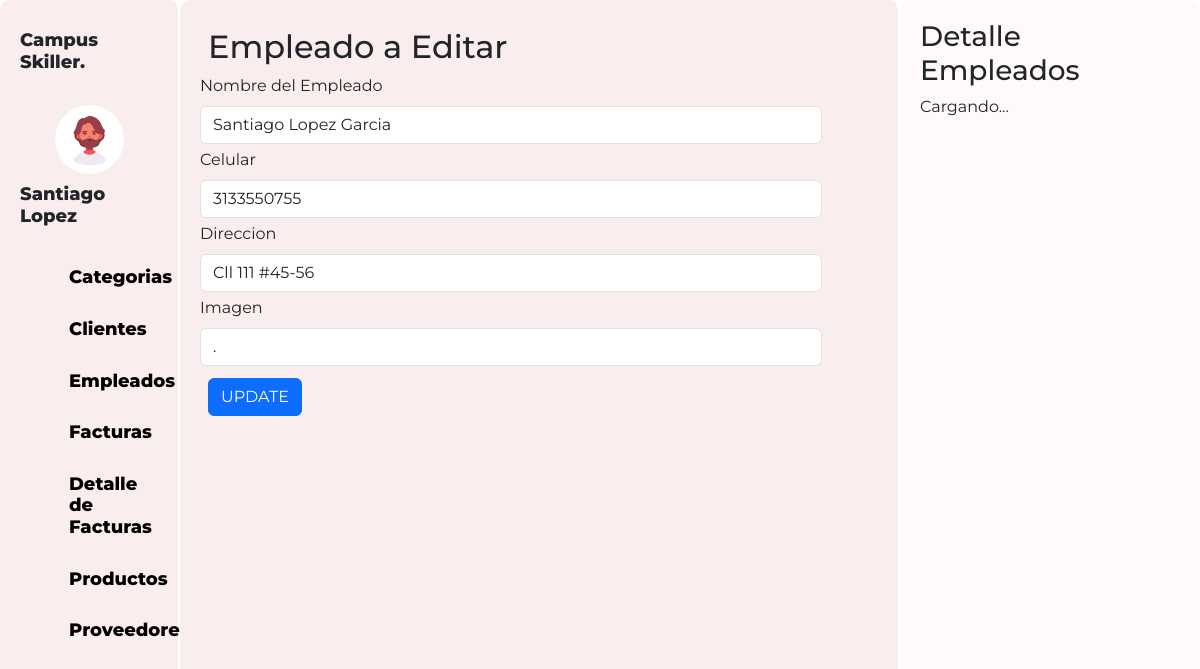
Before: /Empleados/editarEmpleados.php?Empleados_ID=1 with the older database file.
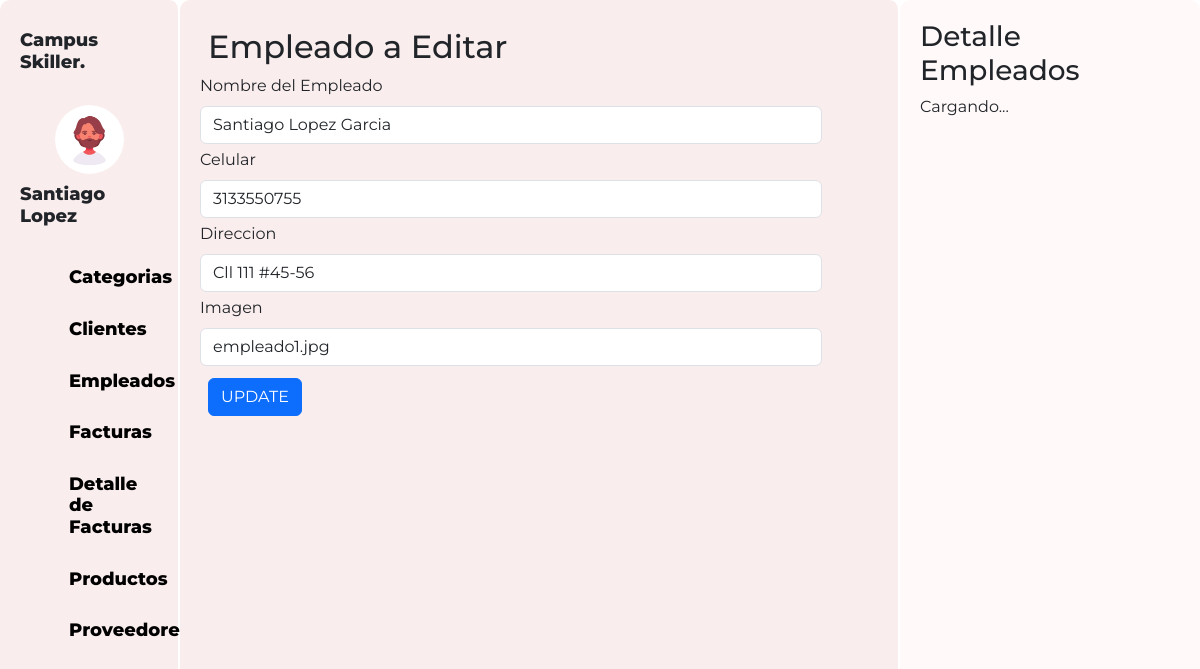
After: the same page with the newer database file.
### tables this page shows
CREATE TABLE `empleados` (
  `Empleados_ID` int PRIMARY KEY AUTO_INCREMENT NOT NULL,
  `Nombre` varchar(60) NOT NULL,
  `Celular` bigint NOT NULL,
  `Direccion` varchar(60) NOT NULL,
  `Imagen` mediumblob NOT NULL
);

### Empleados/empleado.php (called while the page is built, shortened)
<?php
    class Empleado{
        private $Empleados_ID ;
        protected $dbCnx;
        public function __construct($Empleados_ID=0,$Nombre="",$Celular="",$Direccion="",$Imagen=""){
            $this->Empleados_ID = $Empleados_ID;
            $this->dbCnx = new PDO(DB_TYPE . ":host=" . DB_HOST . ";dbname=" . DB_NAME, DB_USER, DB_PWD, [PDO::ATTR_DEFAULT_FETCH_MODE => PDO::FETCH_ASSOC]);
        }
        public function setEmpleados_ID($Empleados_ID){
            $this->Empleados_ID = $Empleados_ID;
        }
        public function selectOne(){
            try {
                $stm = $this->dbCnx->prepare("SELECT * FROM empleados WHERE Empleados_ID=?");
                $stm->execute([$this->Empleados_ID]);
                return $stm->fetchAll();
            } catch (Exception $e) {
                $e -> getMessage();
            }
        }
    }
?>

### Empleados/editarEmpleados.php (the view, shortened to what this page needs)
<?php
    require_once("empleado.php");
    $data = new Empleado();
    $Empleados_ID = $_GET['Empleados_ID'];
    $data->setEmpleados_ID($Empleados_ID);
    $record = $data->selectOne();
    $val = $record[0];
    $imagenPath = "../images/";
    $imagenes = scandir($imagenPath);
?>
<!DOCTYPE html>
<html>
<head>
  <link rel="stylesheet" href="https://cdn.jsdelivr.net/npm/bootstrap-icons@1.10.5/font/bootstrap-icons.css%22%3E">
  <link href="https://cdn.jsdelivr.net/npm/bootstrap@5.3.0-alpha3/dist/css/bootstrap.min.css" rel="stylesheet"
>
  <link rel="stylesheet" type="text/css" href="../css/estudiantes.css">
</head>
<body>
  <div class="contenedor">
    <div class="parte-izquierda">
      <div class="perfil">
        <h3 style="margin-bottom: 2rem;">Campus Skiller.</h3>
        <img src="../images/Diseño sin título.png" alt="" class="imagenPerfil">
        <h3 >Santiago Lopez</h3>
      </div>
      <div class="menus">
        <a href="../Categorias/categorias.php" style="display: flex;gap:1px;">
          <h3 style="margin: 0px;font-weight: 800;">Categorias</h3>
        </a>
        <a href="../Clientes/clientes.php" style="display: flex;gap:1px;">
          <h3 style="margin: 0px;font-weight: 800;">Clientes</h3>
        </a>
        <a href="../Empleados/empleados.php" style="display: flex;gap:1px;">
          <h3 style="margin: 0px;font-weight: 800;">Empleados</h3>
        </a>
        <a href="../Facturas/facturas.php" style="display: flex;gap:1px;">
          <h3 style="margin: 0px;font-weight: 800;">Facturas</h3>
        </a>
        <a href="../Detalles/detalles.php" style="display: flex;gap:1px;">
          <h3 style="margin: 0px;font-weight: 800;">Detalle de Facturas</h3>
        </a>
        <a href="../Productos/productos.php" style="display: flex;gap:1px;">
          <h3 style="margin: 0px;font-weight: 800;">Productos</h3>
        </a>
        <a href="../Proveedores/proveedores.php" style="display: flex;gap:1px;">
          <h3 style="margin: 0px;font-weight: 800;">Proveedores</h3>
        </a>
      </div>
    </div>
<div class="parte-media">
        <h2 class="m-2">Empleado a Editar</h2>
      <div class="menuTabla contenedor2">
      <form class="col d-flex flex-wrap" action=""  method="post">
              <div class="mb-1 col-11">
                <label for="nombresEmpleado" class="form-label">Nombre del Empleado</label>
                <input
                  type="text"
                  id="nombresEmpleado"
                  name="nombresEmpleado"
                  class="form-control"
                  value="<?php echo $val["Nombre"]?>"
                />
              </div>
              <div class="mb-1 col-11">
                <label for="celularEmpleado" class="form-label">Celular</label>
                <input
                  type="number"
                  id="celularEmpleado"
                  name="celularEmpleado"
                  class="form-control"
                  value="<?php echo $val["Celular"] ?>"
                />
              </div>
              <div class="mb-1 col-11">
                <label for="direccionEmpleado" class="form-label">Direccion</label>
                <input
                  type="text"
                  id="direccionEmpleado"
                  name="direccionEmpleado"
                  class="form-control"
                  value="<?php echo $val["Direccion"] ?>"
                />
              </div>
              <div class="mb-1 col-11">
                <label for="imagenesEmpleado" class="form-label">Imagen</label>
                <select id="imagenesEmpleado" name="imagenesEmpleado" class="form-control">
                  <?php foreach ($imagenes as $imagen): ?>
                    <option value="<?php echo $imagen; ?>" <?php echo ($val['Imagen'] == $imagen) ? 'selected' : ''; ?>><?php echo $imagen; ?></option>
                  <?php endforeach; ?>
                </select>
              </div>
              <div class=" col-12 m-2">
                <input type="submit" class="btn btn-primary" value="UPDATE" name="editar"/>
              </div>
            </form>
      </div>
    </div>
<div class="parte-derecho " id="detalles">
      <h3>Detalle Empleados</h3>
      <p>Cargando...</p>
    </div>
  </div>
</body>
</html>

### css/estudiantes.css (style rules this page uses)
body { font-family: 'Montserrat', sans-serif; height: 100%; overflow: hidden; }
.contenedor { display: flex; flex-direction: row; height: 100vh; margin: 0; }
.contenedor2 { overflow: auto; height: calc(100vh - 100px); }
.parte-media { background-color: #faeded; width: 60%; padding: 20px; border-radius: 10px; border-right: 2px solid rgb(255, 255, 255); }
.parte-derecho { background-color: #fff9f9; width: 25%; padding: 20px; border-radius: 10px; }
.imagenPerfil { border-radius: 100%; width: 50%; height: 50%; }
.perfil { display: flex; justify-content: center; align-items: center; flex-direction: column; font-size:large; font-weight: 800; }
.perfil h3 { font-size:large; font-weight: 800; margin-top: 10px; }
a { text-decoration: none; font-weight: lighter; color: black; }
.menus { padding-left: 2rem; margin-top: 2rem; display: flex; flex-direction: column; justify-content: center; gap: 30px; }
.menus h3 { font-weight: lighter; font-size:large }
.parte-izquierda { background-color: #faeded; width: 15%; border-right: 2px solid rgb(255, 255, 255); padding: 20px; border-radius: 10px; }

Changed rows visible on the page:
changed empleados "Santiago Lopez Garcia": imagenesEmpleado (not shown) → "empleado1.jpg"
Other visible differences:
form field imagenesEmpleado: "." → (not shown)
